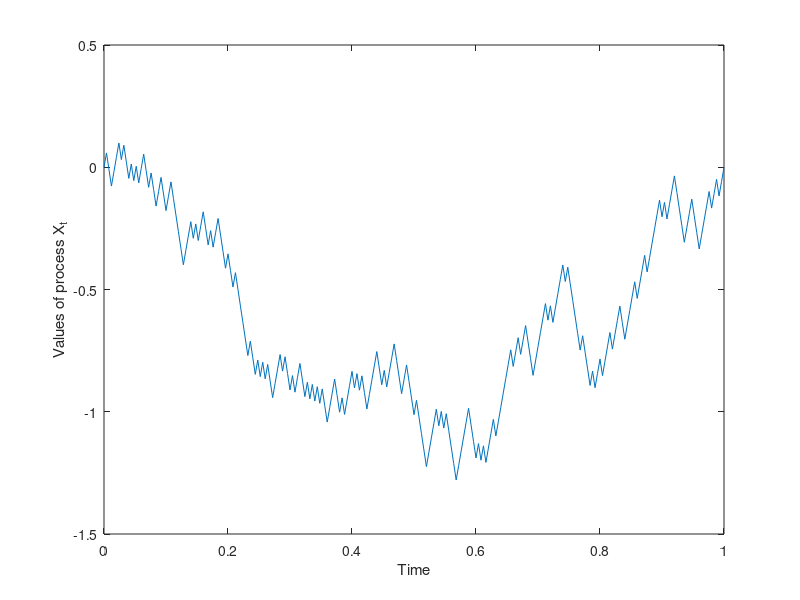

The MATLAB script that drew this image:
%------------------------------------------------------------------------
% Book:         SFS
% ----------------------------------------------------------------------
% Quantlet:     SFSbb
% ----------------------------------------------------------------------
% Description:  A sample path of Brownian Bridge
%------------------------------------------------------------------------
% Usage:        SFSbb
%-----------------------------------------------------------------------
% Inputs:       none
%-----------------------------------------------------------------------
% Output:       a plot of a sample path
%               
% ----------------------------------------------------------------------
% Example:      the example of a sample path
%------------------------------------------------------------------------
% Author  :     Weining Wang
%------------------------------------------------------------------------

clear all;
close all;
clc;

%%Brownian Bridge
% main calculation
dt = 0.004;
n  = 250;
l  = 1;
t  = 0:dt:n*dt; 

%randseed(0);
z      = unifrnd(0,1,n,1);
z      = 2*(z>0.5)-1;
z      = z*sqrt(dt);  %//to get finite and non-zero varinace
z2     = dt*sum(z);
z      = z-z2;
x      = [0;cumsum(z)];
listik = [t',x];

% output
plot(listik(:,1),listik(:,2))

%title('Wiener process')
xlabel('Time')
ylabel('Values of process X_t')